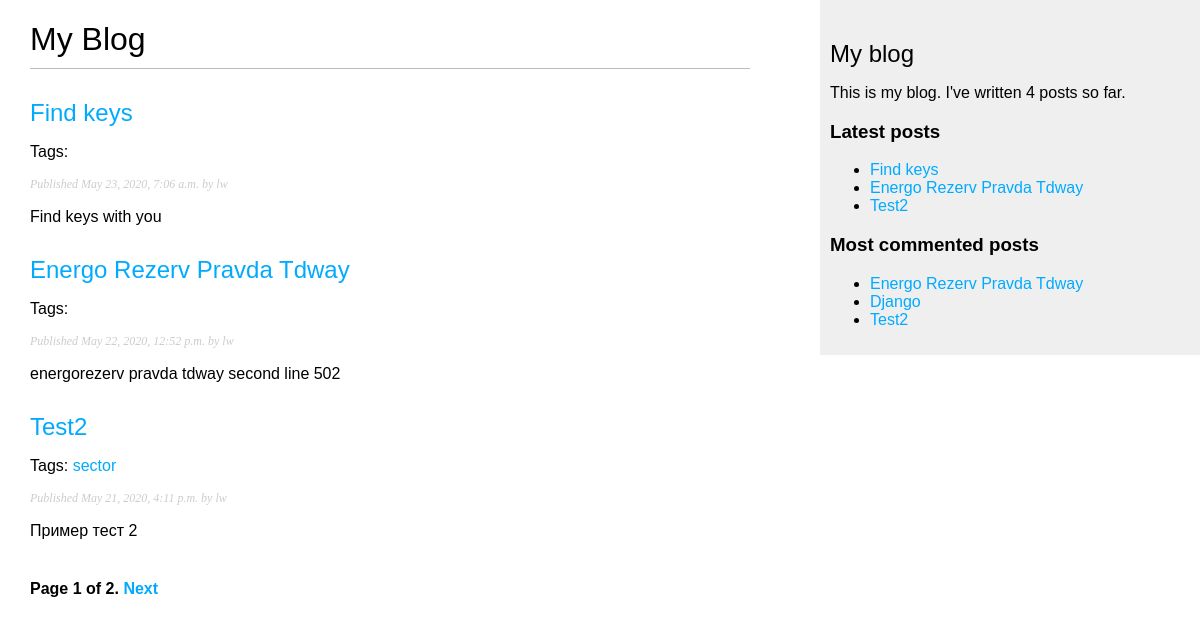
The page /blog/ on the database as committed earlier.
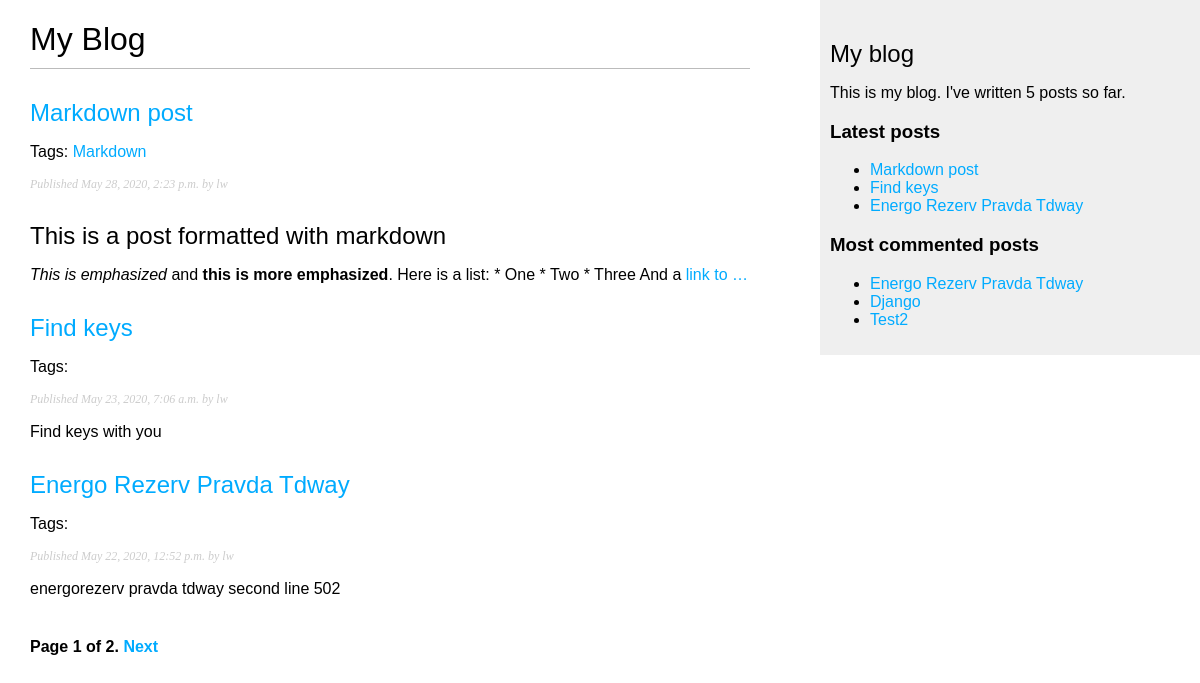
The same page on the database as committed later.
### blog/models.py (models this page shows, shortened)
class Post(models.Model):
    STATUS_CHOICES = (
        ("draft", "Draft"),
        ("published", "Published"),
    )
    title = models.CharField(max_length=250)
    slug = models.SlugField(max_length=250, unique_for_date="publish")
    author = models.ForeignKey(
        User, related_name="blog_posts", on_delete=models.CASCADE
    )
    body = models.TextField()
    publish = models.DateTimeField(default=timezone.now)
    created = models.DateTimeField(auto_now_add=True)
    updated = models.DateTimeField(auto_now=True)
    status = models.CharField(max_length=10, choices=STATUS_CHOICES, default="draft")
    objects = models.Manager()
    published = PublishedManager()
    tags = TaggableManager()
    class Meta:
        ordering = ("-publish",)
    def get_absolute_url(self):
        return reverse(
            "blog:post_detail",
            args=[
                self.publish.year,
                self.publish.strftime("%m"),
                self.publish.strftime("%d"),
                self.slug,
            ],
        )

### blog/views.py (the view)
# urls.py: path("", views.post_list, name="post_list"),
def post_list(request, tag_slug=None):
    object_list = Post.published.all()
    tag = None
    if tag_slug:
        tag = get_object_or_404(Tag, slug=tag_slug)
        object_list = object_list.filter(tags__in=[tag])
    paginator = Paginator(object_list, 3)
    page = request.GET.get("page")
    try:
        posts = paginator.page(page)
    except PageNotAnInteger:
        posts = paginator.page(1)
    except EmptyPage:
        posts = paginator.page(paginator.num_pages)
    return render(
        request, "blog/post/list.html", {"page": page, "posts": posts, "tag": tag}
    )

### blog/models.py (called while the page is built)
    def get_queryset(self):
        return super().get_queryset().filter(status="published")

### blog/templatetags/blog_tags.py (called while the page is built)
@register.simple_tag
def total_posts():
    return Post.published.count()

@register.inclusion_tag("blog/post/latest_posts.html")
def show_latest_posts(count=5):
    latest_posts = Post.published.order_by("-publish")[:count]
    return {"latest_posts": latest_posts}

@register.simple_tag
def get_most_commented_posts(count=5):
    return Post.published.annotate(total_comments=Count("comments")).order_by(
        "-total_comments"
    )[:count]

@register.filter(name="markdown")
def markdown_format(text):
    return mark_safe(markdown.markdown(text))

### blog/templates/blog/post/list.html (shortened to what this page needs)
{% extends "blog/base.html" %}
{% load blog_tags %}
{% block content %}
    <h1>My Blog</h1>
    {% for post in posts %}
        <h2>
            <a href="{{ post.get_absolute_url }}">{{ post.title }}</a>
        </h2>
        <p class="tags">
            Tags:
            {% for tag in post.tags.all %}
                <a href="{% url "blog:post_list_by_tag" tag.slug %}">
                    {{ tag.name }}
                </a>
            {% endfor %}
        </p>
        <p class="date">
            Published {{ post.publish }} by {{ post.author }}
        </p>
        {{ post.body|markdown|truncatewords_html:30 }}
    {% endfor %}
    {% include "blog/pagination.html" with page=posts %}
{% endblock %}

### blog/templates/blog/base.html (shortened to what this page needs)
{% load blog_tags %}
{% load static %}
<!DOCTYPE html>
<html>
<head>
    <link href="{% static "css/blog.css" %}" rel="stylesheet">
</head>
<body>
<div id="content">
    {% block content %}
    {% endblock %}
</div>
<div id="sidebar">
    <h2>My blog</h2>
    <p>This is my blog. I've written {% total_posts %} posts so far.</p>
    <h3>Latest posts</h3>
    {% show_latest_posts 3 %}
    <h3>Most commented posts</h3>
    {% get_most_commented_posts 3 as most_commented_posts %}
    <ul>
        {% for post in most_commented_posts %}
            <li><a href="{{ post.get_absolute_url }}">{{ post.title }}</a></li>
        {% endfor %}
    </ul>
</div>
</body>
</html>

### blog/templates/blog/pagination.html (shortened to what this page needs)
<div class="pagination">
    <span class="step-links">
        <span class="current">
            Page {{ page.number }} of {{ page.paginator.num_pages }}.
        </span>
        {% if page.has_next %}
            <a href="?page={{ page.next_page_number }}">Next</a>
        {% endif %}
    </span>
</div>

### blog/templates/blog/post/latest_posts.html
<ul>
    {% for post in latest_posts %}
        <li><a href="{{ post.get_absolute_url }}">{{ post.title }}</a></li>
    {% endfor %}
</ul>

### blog/static/css/blog.css (style rules this page uses)
body { margin:0; padding:0; font-family:helvetica, sans-serif; }
a { color:#00abff; text-decoration:none; }
h1 { font-weight:normal; border-bottom:1px solid #bbb; padding:0 0 10px 0; }
h2 { font-weight:normal; margin:30px 0 0; }
#content { float:left; width:60%; padding:0 0 0 30px; }
#sidebar { float:right; width:30%; padding:10px; background:#efefef; height:100%; }
p.date { color:#ccc; font-family: georgia, serif; font-size: 12px; font-style: italic; }
.pagination { margin:40px 0; font-weight:bold; }

Rows that differ between the two databases and show on the page:
no longer on one of the page's lists (row unchanged): Post: title "Test2", publish "May 21, 2020, 4:11 p.m.", author "lw", body "Пример тест 2"
added Post: title "Markdown post", publish "May 28, 2020, 2:23 p.m.", author "lw", body "This is a post formatted with markdown This is emphasized and this is more emphasized . Here is a list: * One * Two * Three And a link to …"
added Tag: name "Markdown", shown under "Markdown post"
computed for Post "Test2": loses Tag (name "sector")
Other text that changed with them:
text no longer shown: "4"
text now shown: "5"
